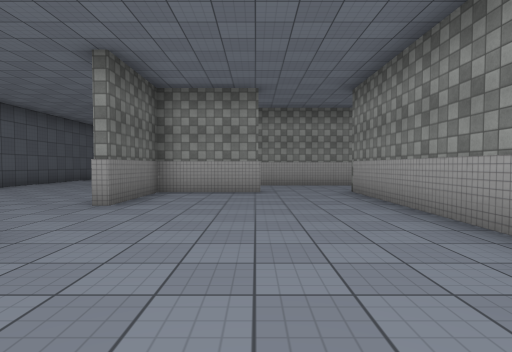
View 1 (above)

17 first-person views from a walk through a Unity game level. The camera is 1.3 m above the floor, tilts 2° down and sees 80° across. The floor is counted in squares, 2 m on a side. Each view is taken from the middle of a square. On the plan, view 1 faces up. The plan holds only what a view shows up to about 10 squares ahead; the rest is blank. The place goes on beyond the plan. The player is left out. Some surface patterns are stand-ins.

View 2
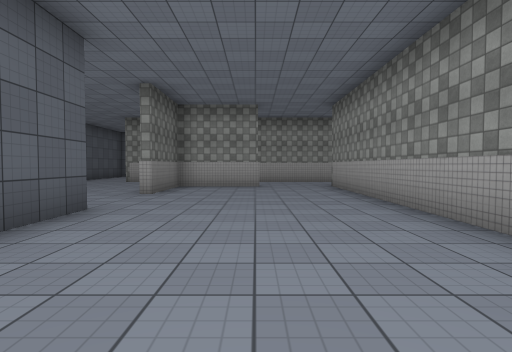

View 3
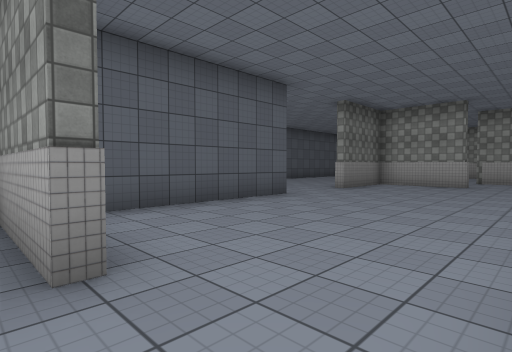

View 4
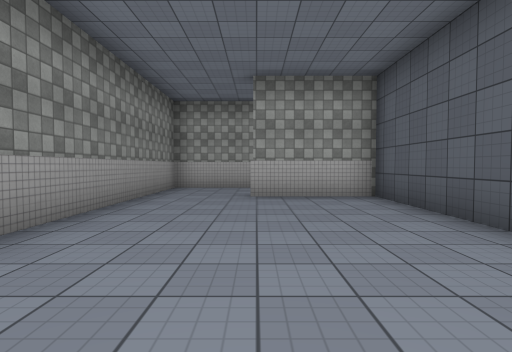

View 5
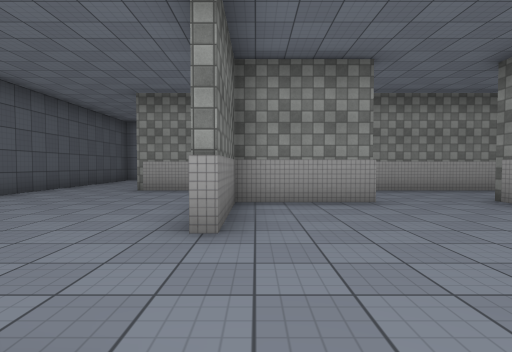

View 6
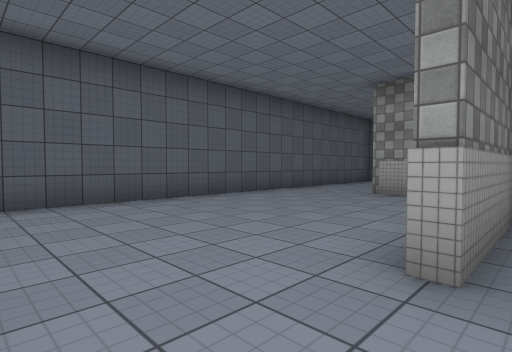

View 7
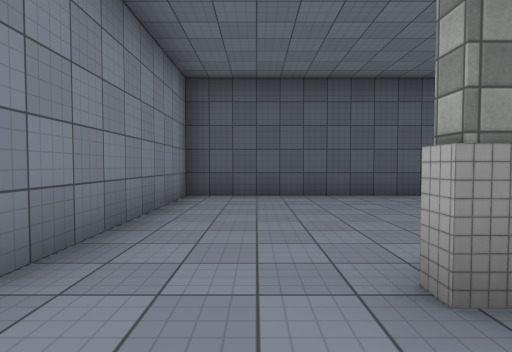

View 8
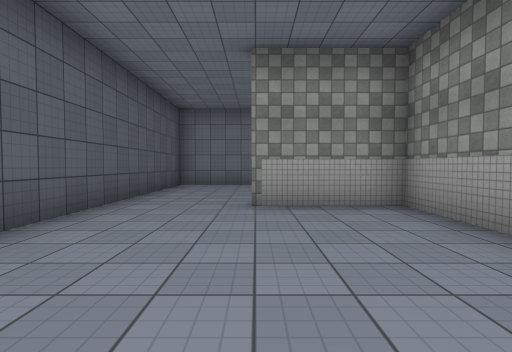

View 9
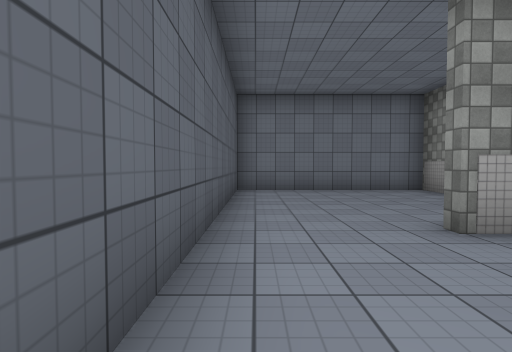

View 10
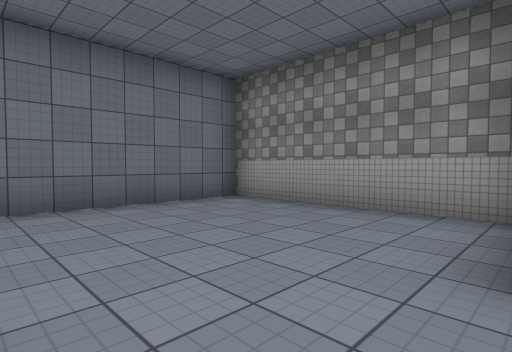

View 11
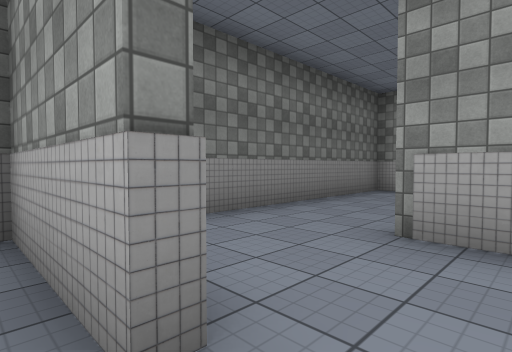

View 12
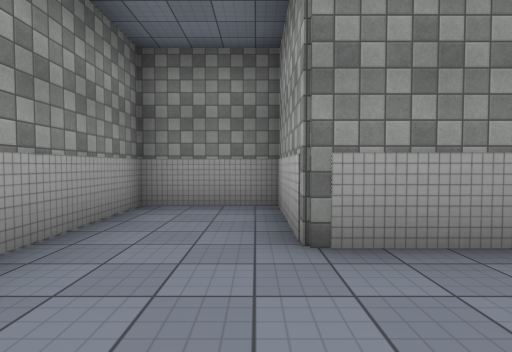

View 13
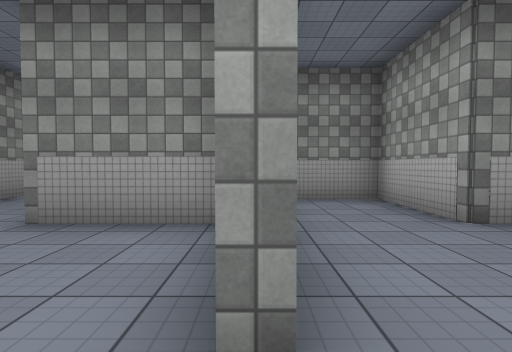

View 14
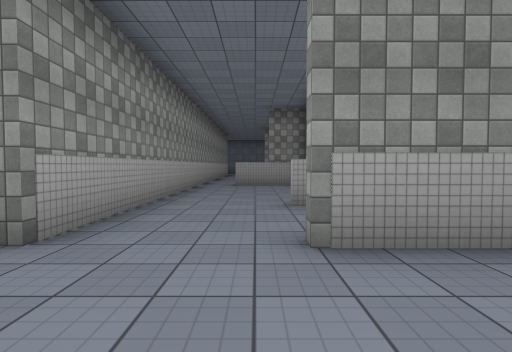

View 15
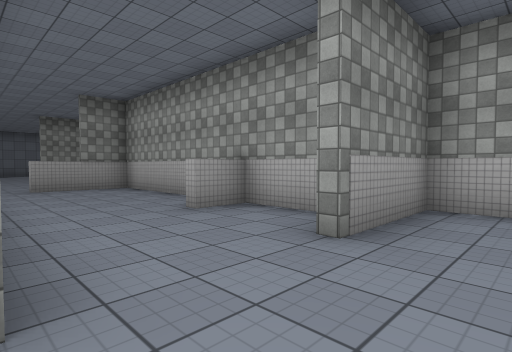

View 16
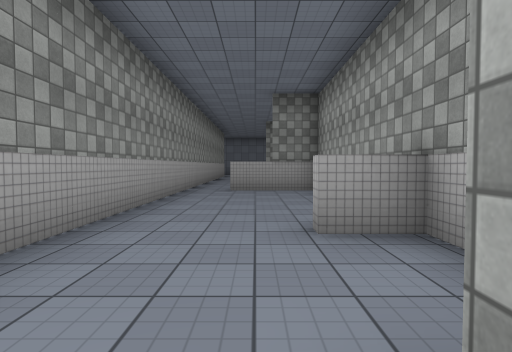

View 17
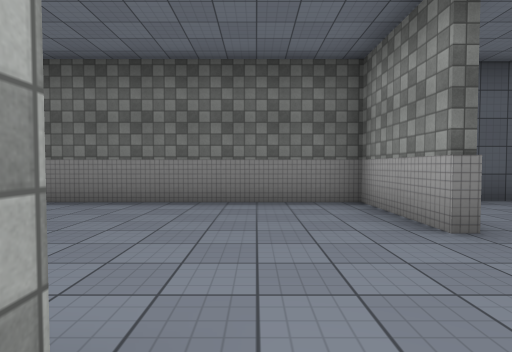

### Floor plan
Points are (right, up) in squares from view 1. A wall is a line through its corners. A room is listed if a view was taken in it or the views show most of it. See-through windows are left out.
Room 1 (views 1, 2, 4, 5, 6, 7, 11)
walls: (-2.4, 2.5) (-2.4, -2.4); (2.4, -2.4) (2.4, 7.6); (-2.6, -2.4) (0.1, -2.4); (0.1, 7.7) (0.1, 7.4) (-2.4, 7.4) (-2.4, 4.9)
ways out: opening at (1.5, -3) to room 2; opening at (-2.5, 3.5) to room 3; opening at (1.5, 7) to room 7
Room 2 (view 3)
walls: (0.1, -2.4) (0.1, -2.6); (0, -4.9) (2.4, -4.9) (2.4, -2.4)
ways out: opening at (1.5, -3) to room 1; opening at (0, -4)
Room 3 (views 8, 9, 10)
walls: (-2.4, 4.9) (-2.8, 4.9); (-2.6, 7.8) (-2.6, 9.9) (-5.1, 9.9); (-7.5, 10.4) (-7.5, 2.5) (-2.8, 2.5)
ways out: opening at (-2.5, 3.5) to room 1; opening at (-6.5, 10) to room 6
Room 4 (views 12, 13)
walls: (-2.4, 10.4) (-2.4, 9.2)
ways out: opening at (-1, 10) to room 5; opening at (0, 8.5) to room 7
Room 5 (views 14, 15, 16, 17)
walls: (3.4, 11.4) (9.9, 11.4) (9.9, 13.8); (4.9, 11.4) (4.9, 12.6) (5.2, 12.6); (1.4, 10.1) (2.4, 10.1) (2.4, 12.6); (0.1, 15.2) (0.1, 14.9) (-2.1, 14.9); (9.6, 14.9) (2.4, 14.9); (-2.4, 15) (-2.4, 10.4)
ways out: opening at (-1, 10) to room 4; opening at (10, 14)
Room 6 (no view inside)
walls: (-2.1, 14.9) (-7.5, 14.9) (-7.5, 10.4); (-2.6, 10.4) (-2.6, 15)
ways out: opening at (-6.5, 10) to room 3
Room 7 (no view inside)
walls: (2.4, 7.6) (4.9, 7.6) (4.9, 9.9) (-0.1, 9.9)
ways out: opening at (1.5, 7) to room 1; opening at (0, 8.5) to room 4

Where each view was taken, in squares from view 1:
view 1: 0 up, 0 right, facing up
view 2: 2 down, 0 right, facing up
view 3: 3 down, 2 right, facing up-left
view 4: 4 up, 0 right, facing down
view 5: 2 up, 2 left, facing up
view 6: 3 up, 2 left, facing up-left
view 7: 4 up, 1 left, facing left
view 8: 5 up, 5 left, facing up
view 9: 7 up, 7 left, facing up
view 10: 10 up, 7 left, facing up-right
view 11: 7 up, 1 right, facing up-left
view 12: 8 up, 0 right, facing right
view 13: 10 up, 1 left, facing right
view 14: 13 up, 0 right, facing right
view 15: 15 up, 1 right, facing down-right
view 16: 13 up, 2 right, facing right
view 17: 13 up, 3 right, facing left
